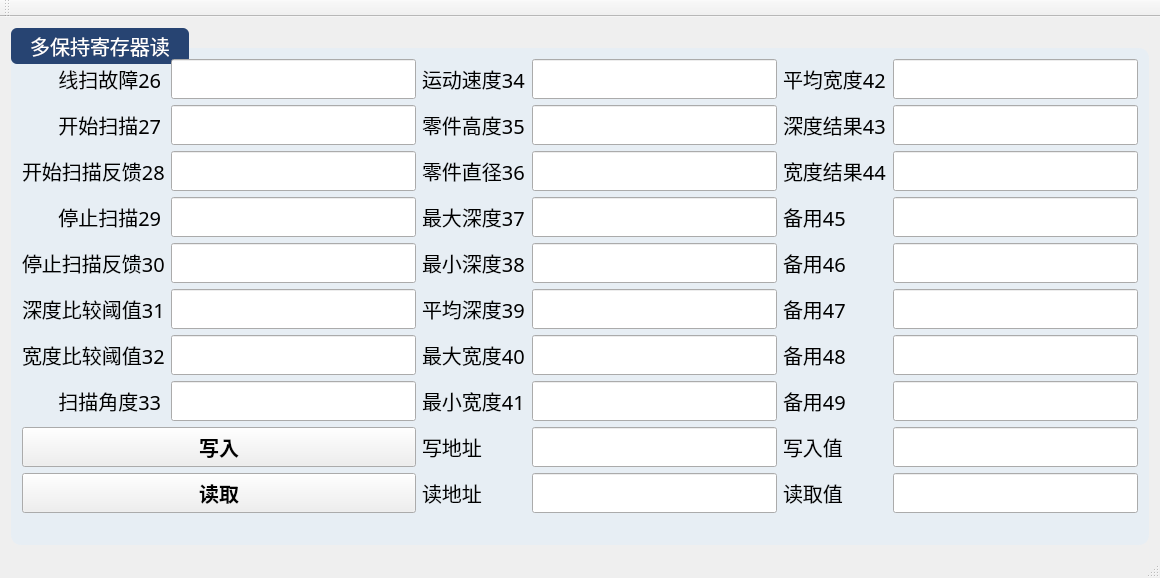
<?xml version="1.0" encoding="UTF-8"?>
<ui version="4.0">
 <class>CommunicationClass</class>
 <widget class="QMainWindow" name="CommunicationClass">
  <property name="geometry">
   <rect>
    <x>0</x>
    <y>0</y>
    <width>1160</width>
    <height>578</height>
   </rect>
  </property>
  <property name="windowTitle">
   <string>Communication</string>
  </property>
  <widget class="QWidget" name="centralWidget">
   <layout class="QGridLayout" name="gridLayout">
    <item row="0" column="0">
     <widget class="QGroupBox" name="groupBox_8">
      <property name="sizePolicy">
       <sizepolicy hsizetype="Expanding" vsizetype="Expanding">
        <horstretch>0</horstretch>
        <verstretch>0</verstretch>
       </sizepolicy>
      </property>
      <property name="minimumSize">
       <size>
        <width>0</width>
        <height>40</height>
       </size>
      </property>
      <property name="font">
       <font>
        <family>微软雅黑</family>
        <pointsize>15</pointsize>
        <weight>50</weight>
        <bold>false</bold>
       </font>
      </property>
      <property name="styleSheet">
       <string notr="true">QGroupBox {
    border: 2px solid qlineargradient(x1:0, y1:0, x2:1, y2:1,
                                      stop:0 #5A81A8, stop:1 #274472); /* 工业蓝渐变 */
    border-radius: 10px;
    background-color: rgba(230, 238, 245, 90%); /* 浅蓝灰，清爽专业 */
    margin-top: 20px;
}

QGroupBox::title {
    color: #FFFFFF;
    background-color: #274472; /* 深钢蓝，科技感强 */
    font: 75 12pt &quot;Microsoft YaHei UI&quot;;
    subcontrol-origin: margin;
    subcontrol-position: top left;
    padding: 4px 16px;
    border-radius: 6px;
}

/* 禁用状态 */
QGroupBox:disabled {
    border-color: #A5B7C6;  /* 工业蓝灰 */
    color: #95A5A6;
}

QGroupBox QCheckBox {
    color: #274472; /* 深钢蓝，与标题呼应 */
}
</string>
      </property>
      <property name="title">
       <string>多保持寄存器读</string>
      </property>
      <layout class="QGridLayout" name="gridLayout_15">
       <item row="0" column="0">
        <widget class="QLabel" name="label_29">
         <property name="minimumSize">
          <size>
           <width>0</width>
           <height>40</height>
          </size>
         </property>
         <property name="font">
          <font>
           <family>微软雅黑</family>
           <pointsize>15</pointsize>
           <weight>50</weight>
           <bold>false</bold>
          </font>
         </property>
         <property name="text">
          <string>       线扫故障26</string>
         </property>
        </widget>
       </item>
       <item row="0" column="1">
        <widget class="QLineEdit" name="editReadRegisterValue1">
         <property name="minimumSize">
          <size>
           <width>0</width>
           <height>40</height>
          </size>
         </property>
         <property name="font">
          <font>
           <family>微软雅黑</family>
           <pointsize>15</pointsize>
           <weight>50</weight>
           <bold>false</bold>
          </font>
         </property>
        </widget>
       </item>
       <item row="0" column="2">
        <widget class="QLabel" name="label_39">
         <property name="minimumSize">
          <size>
           <width>0</width>
           <height>40</height>
          </size>
         </property>
         <property name="font">
          <font>
           <family>微软雅黑</family>
           <pointsize>15</pointsize>
           <weight>50</weight>
           <bold>false</bold>
          </font>
         </property>
         <property name="text">
          <string>运动速度34</string>
         </property>
        </widget>
       </item>
       <item row="0" column="3">
        <widget class="QLineEdit" name="editReadRegisterValue9">
         <property name="minimumSize">
          <size>
           <width>0</width>
           <height>40</height>
          </size>
         </property>
         <property name="font">
          <font>
           <family>微软雅黑</family>
           <pointsize>15</pointsize>
           <weight>50</weight>
           <bold>false</bold>
          </font>
         </property>
        </widget>
       </item>
       <item row="0" column="4">
        <widget class="QLabel" name="label_63">
         <property name="minimumSize">
          <size>
           <width>0</width>
           <height>40</height>
          </size>
         </property>
         <property name="font">
          <font>
           <family>微软雅黑</family>
           <pointsize>15</pointsize>
           <weight>50</weight>
           <bold>false</bold>
          </font>
         </property>
         <property name="text">
          <string>平均宽度42</string>
         </property>
        </widget>
       </item>
       <item row="0" column="5">
        <widget class="QLineEdit" name="editReadRegisterValue17">
         <property name="minimumSize">
          <size>
           <width>0</width>
           <height>40</height>
          </size>
         </property>
         <property name="font">
          <font>
           <family>微软雅黑</family>
           <pointsize>15</pointsize>
           <weight>50</weight>
           <bold>false</bold>
          </font>
         </property>
        </widget>
       </item>
       <item row="1" column="0">
        <widget class="QLabel" name="label_28">
         <property name="minimumSize">
          <size>
           <width>0</width>
           <height>40</height>
          </size>
         </property>
         <property name="font">
          <font>
           <family>微软雅黑</family>
           <pointsize>15</pointsize>
           <weight>50</weight>
           <bold>false</bold>
          </font>
         </property>
         <property name="text">
          <string>       开始扫描27</string>
         </property>
        </widget>
       </item>
       <item row="1" column="1">
        <widget class="QLineEdit" name="editReadRegisterValue2">
         <property name="minimumSize">
          <size>
           <width>0</width>
           <height>40</height>
          </size>
         </property>
         <property name="font">
          <font>
           <family>微软雅黑</family>
           <pointsize>15</pointsize>
           <weight>50</weight>
           <bold>false</bold>
          </font>
         </property>
        </widget>
       </item>
       <item row="1" column="2">
        <widget class="QLabel" name="label_40">
         <property name="minimumSize">
          <size>
           <width>0</width>
           <height>40</height>
          </size>
         </property>
         <property name="font">
          <font>
           <family>微软雅黑</family>
           <pointsize>15</pointsize>
           <weight>50</weight>
           <bold>false</bold>
          </font>
         </property>
         <property name="text">
          <string>零件高度35</string>
         </property>
        </widget>
       </item>
       <item row="1" column="3">
        <widget class="QLineEdit" name="editReadRegisterValue10">
         <property name="minimumSize">
          <size>
           <width>0</width>
           <height>40</height>
          </size>
         </property>
         <property name="font">
          <font>
           <family>微软雅黑</family>
           <pointsize>15</pointsize>
           <weight>50</weight>
           <bold>false</bold>
          </font>
         </property>
        </widget>
       </item>
       <item row="1" column="4">
        <widget class="QLabel" name="label_64">
         <property name="minimumSize">
          <size>
           <width>0</width>
           <height>40</height>
          </size>
         </property>
         <property name="font">
          <font>
           <family>微软雅黑</family>
           <pointsize>15</pointsize>
           <weight>50</weight>
           <bold>false</bold>
          </font>
         </property>
         <property name="text">
          <string>深度结果43</string>
         </property>
        </widget>
       </item>
       <item row="1" column="5">
        <widget class="QLineEdit" name="editReadRegisterValue18">
         <property name="minimumSize">
          <size>
           <width>0</width>
           <height>40</height>
          </size>
         </property>
         <property name="font">
          <font>
           <family>微软雅黑</family>
           <pointsize>15</pointsize>
           <weight>50</weight>
           <bold>false</bold>
          </font>
         </property>
        </widget>
       </item>
       <item row="2" column="0">
        <widget class="QLabel" name="label_33">
         <property name="minimumSize">
          <size>
           <width>0</width>
           <height>40</height>
          </size>
         </property>
         <property name="font">
          <font>
           <family>微软雅黑</family>
           <pointsize>15</pointsize>
           <weight>50</weight>
           <bold>false</bold>
          </font>
         </property>
         <property name="text">
          <string>开始扫描反馈28</string>
         </property>
        </widget>
       </item>
       <item row="2" column="1">
        <widget class="QLineEdit" name="editReadRegisterValue3">
         <property name="minimumSize">
          <size>
           <width>0</width>
           <height>40</height>
          </size>
         </property>
         <property name="font">
          <font>
           <family>微软雅黑</family>
           <pointsize>15</pointsize>
           <weight>50</weight>
           <bold>false</bold>
          </font>
         </property>
        </widget>
       </item>
       <item row="2" column="2">
        <widget class="QLabel" name="label_41">
         <property name="minimumSize">
          <size>
           <width>0</width>
           <height>40</height>
          </size>
         </property>
         <property name="font">
          <font>
           <family>微软雅黑</family>
           <pointsize>15</pointsize>
           <weight>50</weight>
           <bold>false</bold>
          </font>
         </property>
         <property name="text">
          <string>零件直径36</string>
         </property>
        </widget>
       </item>
       <item row="2" column="3">
        <widget class="QLineEdit" name="editReadRegisterValue11">
         <property name="minimumSize">
          <size>
           <width>0</width>
           <height>40</height>
          </size>
         </property>
         <property name="font">
          <font>
           <family>微软雅黑</family>
           <pointsize>15</pointsize>
           <weight>50</weight>
           <bold>false</bold>
          </font>
         </property>
        </widget>
       </item>
       <item row="2" column="4">
        <widget class="QLabel" name="label_67">
         <property name="minimumSize">
          <size>
           <width>0</width>
           <height>40</height>
          </size>
         </property>
         <property name="font">
          <font>
           <family>微软雅黑</family>
           <pointsize>15</pointsize>
           <weight>50</weight>
           <bold>false</bold>
          </font>
         </property>
         <property name="text">
          <string>宽度结果44</string>
         </property>
        </widget>
       </item>
       <item row="2" column="5">
        <widget class="QLineEdit" name="editReadRegisterValue19">
         <property name="minimumSize">
          <size>
           <width>0</width>
           <height>40</height>
          </size>
         </property>
         <property name="font">
          <font>
           <family>微软雅黑</family>
           <pointsize>15</pointsize>
           <weight>50</weight>
           <bold>false</bold>
          </font>
         </property>
        </widget>
       </item>
       <item row="3" column="0">
        <widget class="QLabel" name="label_34">
         <property name="minimumSize">
          <size>
           <width>0</width>
           <height>40</height>
          </size>
         </property>
         <property name="font">
          <font>
           <family>微软雅黑</family>
           <pointsize>15</pointsize>
           <weight>50</weight>
           <bold>false</bold>
          </font>
         </property>
         <property name="text">
          <string>       停止扫描29</string>
         </property>
        </widget>
       </item>
       <item row="3" column="1">
        <widget class="QLineEdit" name="editReadRegisterValue4">
         <property name="minimumSize">
          <size>
           <width>0</width>
           <height>40</height>
          </size>
         </property>
         <property name="font">
          <font>
           <family>微软雅黑</family>
           <pointsize>15</pointsize>
           <weight>50</weight>
           <bold>false</bold>
          </font>
         </property>
        </widget>
       </item>
       <item row="3" column="2">
        <widget class="QLabel" name="label_42">
         <property name="minimumSize">
          <size>
           <width>0</width>
           <height>40</height>
          </size>
         </property>
         <property name="font">
          <font>
           <family>微软雅黑</family>
           <pointsize>15</pointsize>
           <weight>50</weight>
           <bold>false</bold>
          </font>
         </property>
         <property name="text">
          <string>最大深度37</string>
         </property>
        </widget>
       </item>
       <item row="3" column="3">
        <widget class="QLineEdit" name="editReadRegisterValue12">
         <property name="minimumSize">
          <size>
           <width>0</width>
           <height>40</height>
          </size>
         </property>
         <property name="font">
          <font>
           <family>微软雅黑</family>
           <pointsize>15</pointsize>
           <weight>50</weight>
           <bold>false</bold>
          </font>
         </property>
        </widget>
       </item>
       <item row="3" column="4">
        <widget class="QLabel" name="label_66">
         <property name="minimumSize">
          <size>
           <width>0</width>
           <height>40</height>
          </size>
         </property>
         <property name="font">
          <font>
           <family>微软雅黑</family>
           <pointsize>15</pointsize>
           <weight>50</weight>
           <bold>false</bold>
          </font>
         </property>
         <property name="text">
          <string>备用45</string>
         </property>
        </widget>
       </item>
       <item row="3" column="5">
        <widget class="QLineEdit" name="editReadRegisterValue20">
         <property name="minimumSize">
          <size>
           <width>0</width>
           <height>40</height>
          </size>
         </property>
         <property name="font">
          <font>
           <family>微软雅黑</family>
           <pointsize>15</pointsize>
           <weight>50</weight>
           <bold>false</bold>
          </font>
         </property>
        </widget>
       </item>
       <item row="4" column="0">
        <widget class="QLabel" name="label_35">
         <property name="minimumSize">
          <size>
           <width>0</width>
           <height>40</height>
          </size>
         </property>
         <property name="font">
          <font>
           <family>微软雅黑</family>
           <pointsize>15</pointsize>
           <weight>50</weight>
           <bold>false</bold>
          </font>
         </property>
         <property name="text">
          <string>停止扫描反馈30</string>
         </property>
        </widget>
       </item>
       <item row="4" column="1">
        <widget class="QLineEdit" name="editReadRegisterValue5">
         <property name="minimumSize">
          <size>
           <width>0</width>
           <height>40</height>
          </size>
         </property>
         <property name="font">
          <font>
           <family>微软雅黑</family>
           <pointsize>15</pointsize>
           <weight>50</weight>
           <bold>false</bold>
          </font>
         </property>
        </widget>
       </item>
       <item row="4" column="2">
        <widget class="QLabel" name="label_43">
         <property name="minimumSize">
          <size>
           <width>0</width>
           <height>40</height>
          </size>
         </property>
         <property name="font">
          <font>
           <family>微软雅黑</family>
           <pointsize>15</pointsize>
           <weight>50</weight>
           <bold>false</bold>
          </font>
         </property>
         <property name="text">
          <string>最小深度38</string>
         </property>
        </widget>
       </item>
       <item row="4" column="3">
        <widget class="QLineEdit" name="editReadRegisterValue13">
         <property name="minimumSize">
          <size>
           <width>0</width>
           <height>40</height>
          </size>
         </property>
         <property name="font">
          <font>
           <family>微软雅黑</family>
           <pointsize>15</pointsize>
           <weight>50</weight>
           <bold>false</bold>
          </font>
         </property>
        </widget>
       </item>
       <item row="4" column="4">
        <widget class="QLabel" name="label_65">
         <property name="minimumSize">
          <size>
           <width>0</width>
           <height>40</height>
          </size>
         </property>
         <property name="font">
          <font>
           <family>微软雅黑</family>
           <pointsize>15</pointsize>
           <weight>50</weight>
           <bold>false</bold>
          </font>
         </property>
         <property name="text">
          <string>备用46</string>
         </property>
        </widget>
       </item>
       <item row="4" column="5">
        <widget class="QLineEdit" name="editReadRegisterValue21">
         <property name="minimumSize">
          <size>
           <width>0</width>
           <height>40</height>
          </size>
         </property>
         <property name="font">
          <font>
           <family>微软雅黑</family>
           <pointsize>15</pointsize>
           <weight>50</weight>
           <bold>false</bold>
          </font>
         </property>
        </widget>
       </item>
       <item row="5" column="0">
        <widget class="QLabel" name="label_36">
         <property name="minimumSize">
          <size>
           <width>0</width>
           <height>40</height>
          </size>
         </property>
         <property name="font">
          <font>
           <family>微软雅黑</family>
           <pointsize>15</pointsize>
           <weight>50</weight>
           <bold>false</bold>
          </font>
         </property>
         <property name="text">
          <string>深度比较阈值31</string>
         </property>
        </widget>
       </item>
       <item row="5" column="1">
        <widget class="QLineEdit" name="editReadRegisterValue6">
         <property name="minimumSize">
          <size>
           <width>0</width>
           <height>40</height>
          </size>
         </property>
         <property name="font">
          <font>
           <family>微软雅黑</family>
           <pointsize>15</pointsize>
           <weight>50</weight>
           <bold>false</bold>
          </font>
         </property>
        </widget>
       </item>
       <item row="5" column="2">
        <widget class="QLabel" name="label_44">
         <property name="minimumSize">
          <size>
           <width>0</width>
           <height>40</height>
          </size>
         </property>
         <property name="font">
          <font>
           <family>微软雅黑</family>
           <pointsize>15</pointsize>
           <weight>50</weight>
           <bold>false</bold>
          </font>
         </property>
         <property name="text">
          <string>平均深度39</string>
         </property>
        </widget>
       </item>
       <item row="5" column="3">
        <widget class="QLineEdit" name="editReadRegisterValue14">
         <property name="minimumSize">
          <size>
           <width>0</width>
           <height>40</height>
          </size>
         </property>
         <property name="font">
          <font>
           <family>微软雅黑</family>
           <pointsize>15</pointsize>
           <weight>50</weight>
           <bold>false</bold>
          </font>
         </property>
        </widget>
       </item>
       <item row="5" column="4">
        <widget class="QLabel" name="label_68">
         <property name="minimumSize">
          <size>
           <width>0</width>
           <height>40</height>
          </size>
         </property>
         <property name="font">
          <font>
           <family>微软雅黑</family>
           <pointsize>15</pointsize>
           <weight>50</weight>
           <bold>false</bold>
          </font>
         </property>
         <property name="text">
          <string>备用47</string>
         </property>
        </widget>
       </item>
       <item row="5" column="5">
        <widget class="QLineEdit" name="editReadRegisterValue22">
         <property name="minimumSize">
          <size>
           <width>0</width>
           <height>40</height>
          </size>
         </property>
         <property name="font">
          <font>
           <family>微软雅黑</family>
           <pointsize>15</pointsize>
           <weight>50</weight>
           <bold>false</bold>
          </font>
         </property>
        </widget>
       </item>
       <item row="6" column="0">
        <widget class="QLabel" name="label_37">
         <property name="minimumSize">
          <size>
           <width>0</width>
           <height>40</height>
          </size>
         </property>
         <property name="font">
          <font>
           <family>微软雅黑</family>
           <pointsize>15</pointsize>
           <weight>50</weight>
           <bold>false</bold>
          </font>
         </property>
         <property name="text">
          <string>宽度比较阈值32</string>
         </property>
        </widget>
       </item>
       <item row="6" column="1">
        <widget class="QLineEdit" name="editReadRegisterValue7">
         <property name="minimumSize">
          <size>
           <width>0</width>
           <height>40</height>
          </size>
         </property>
         <property name="font">
          <font>
           <family>微软雅黑</family>
           <pointsize>15</pointsize>
           <weight>50</weight>
           <bold>false</bold>
          </font>
         </property>
        </widget>
       </item>
       <item row="6" column="2">
        <widget class="QLabel" name="label_45">
         <property name="minimumSize">
          <size>
           <width>0</width>
           <height>40</height>
          </size>
         </property>
         <property name="font">
          <font>
           <family>微软雅黑</family>
           <pointsize>15</pointsize>
           <weight>50</weight>
           <bold>false</bold>
          </font>
         </property>
         <property name="text">
          <string>最大宽度40</string>
         </property>
        </widget>
       </item>
       <item row="6" column="3">
        <widget class="QLineEdit" name="editReadRegisterValue15">
         <property name="minimumSize">
          <size>
           <width>0</width>
           <height>40</height>
          </size>
         </property>
         <property name="font">
          <font>
           <family>微软雅黑</family>
           <pointsize>15</pointsize>
           <weight>50</weight>
           <bold>false</bold>
          </font>
         </property>
        </widget>
       </item>
       <item row="6" column="4">
        <widget class="QLabel" name="label_69">
         <property name="minimumSize">
          <size>
           <width>0</width>
           <height>40</height>
          </size>
         </property>
         <property name="font">
          <font>
           <family>微软雅黑</family>
           <pointsize>15</pointsize>
           <weight>50</weight>
           <bold>false</bold>
          </font>
         </property>
         <property name="text">
          <string>备用48</string>
         </property>
        </widget>
       </item>
       <item row="6" column="5">
        <widget class="QLineEdit" name="editReadRegisterValue23">
         <property name="minimumSize">
          <size>
           <width>0</width>
           <height>40</height>
          </size>
         </property>
         <property name="font">
          <font>
           <family>微软雅黑</family>
           <pointsize>15</pointsize>
           <weight>50</weight>
           <bold>false</bold>
          </font>
         </property>
        </widget>
       </item>
       <item row="7" column="0">
        <widget class="QLabel" name="label_38">
         <property name="minimumSize">
          <size>
           <width>0</width>
           <height>40</height>
          </size>
         </property>
         <property name="font">
          <font>
           <family>微软雅黑</family>
           <pointsize>15</pointsize>
           <weight>50</weight>
           <bold>false</bold>
          </font>
         </property>
         <property name="text">
          <string>       扫描角度33</string>
         </property>
        </widget>
       </item>
       <item row="7" column="1">
        <widget class="QLineEdit" name="editReadRegisterValue8">
         <property name="minimumSize">
          <size>
           <width>0</width>
           <height>40</height>
          </size>
         </property>
         <property name="font">
          <font>
           <family>微软雅黑</family>
           <pointsize>15</pointsize>
           <weight>50</weight>
           <bold>false</bold>
          </font>
         </property>
        </widget>
       </item>
       <item row="7" column="2">
        <widget class="QLabel" name="label_46">
         <property name="minimumSize">
          <size>
           <width>0</width>
           <height>40</height>
          </size>
         </property>
         <property name="font">
          <font>
           <family>微软雅黑</family>
           <pointsize>15</pointsize>
           <weight>50</weight>
           <bold>false</bold>
          </font>
         </property>
         <property name="text">
          <string>最小宽度41</string>
         </property>
        </widget>
       </item>
       <item row="7" column="3">
        <widget class="QLineEdit" name="editReadRegisterValue16">
         <property name="minimumSize">
          <size>
           <width>0</width>
           <height>40</height>
          </size>
         </property>
         <property name="font">
          <font>
           <family>微软雅黑</family>
           <pointsize>15</pointsize>
           <weight>50</weight>
           <bold>false</bold>
          </font>
         </property>
        </widget>
       </item>
       <item row="7" column="4">
        <widget class="QLabel" name="label_70">
         <property name="minimumSize">
          <size>
           <width>0</width>
           <height>40</height>
          </size>
         </property>
         <property name="font">
          <font>
           <family>微软雅黑</family>
           <pointsize>15</pointsize>
           <weight>50</weight>
           <bold>false</bold>
          </font>
         </property>
         <property name="text">
          <string>备用49</string>
         </property>
        </widget>
       </item>
       <item row="7" column="5">
        <widget class="QLineEdit" name="editReadRegisterValue24">
         <property name="minimumSize">
          <size>
           <width>0</width>
           <height>40</height>
          </size>
         </property>
         <property name="font">
          <font>
           <family>微软雅黑</family>
           <pointsize>15</pointsize>
           <weight>50</weight>
           <bold>false</bold>
          </font>
         </property>
        </widget>
       </item>
       <item row="8" column="2">
        <widget class="QLabel" name="label_12">
         <property name="minimumSize">
          <size>
           <width>0</width>
           <height>40</height>
          </size>
         </property>
         <property name="font">
          <font>
           <family>微软雅黑</family>
           <pointsize>15</pointsize>
           <weight>50</weight>
           <bold>false</bold>
          </font>
         </property>
         <property name="text">
          <string>写地址</string>
         </property>
        </widget>
       </item>
       <item row="8" column="3">
        <widget class="QLineEdit" name="editWriteAdress">
         <property name="minimumSize">
          <size>
           <width>0</width>
           <height>40</height>
          </size>
         </property>
         <property name="font">
          <font>
           <family>微软雅黑</family>
           <pointsize>15</pointsize>
           <weight>50</weight>
           <bold>false</bold>
          </font>
         </property>
        </widget>
       </item>
       <item row="8" column="4">
        <widget class="QLabel" name="label_13">
         <property name="minimumSize">
          <size>
           <width>96</width>
           <height>40</height>
          </size>
         </property>
         <property name="font">
          <font>
           <family>微软雅黑</family>
           <pointsize>15</pointsize>
           <weight>50</weight>
           <bold>false</bold>
          </font>
         </property>
         <property name="text">
          <string>写入值</string>
         </property>
        </widget>
       </item>
       <item row="8" column="5">
        <widget class="QLineEdit" name="editWriteValue">
         <property name="minimumSize">
          <size>
           <width>0</width>
           <height>40</height>
          </size>
         </property>
         <property name="font">
          <font>
           <family>微软雅黑</family>
           <pointsize>15</pointsize>
           <weight>50</weight>
           <bold>false</bold>
          </font>
         </property>
        </widget>
       </item>
       <item row="9" column="2">
        <widget class="QLabel" name="label_14">
         <property name="minimumSize">
          <size>
           <width>0</width>
           <height>40</height>
          </size>
         </property>
         <property name="font">
          <font>
           <family>微软雅黑</family>
           <pointsize>15</pointsize>
           <weight>50</weight>
           <bold>false</bold>
          </font>
         </property>
         <property name="text">
          <string>读地址</string>
         </property>
        </widget>
       </item>
       <item row="9" column="3">
        <widget class="QLineEdit" name="editReadAdress">
         <property name="minimumSize">
          <size>
           <width>0</width>
           <height>40</height>
          </size>
         </property>
         <property name="font">
          <font>
           <family>微软雅黑</family>
           <pointsize>15</pointsize>
           <weight>50</weight>
           <bold>false</bold>
          </font>
         </property>
         <property name="text">
          <string/>
         </property>
        </widget>
       </item>
       <item row="9" column="4">
        <widget class="QLabel" name="label_15">
         <property name="minimumSize">
          <size>
           <width>96</width>
           <height>40</height>
          </size>
         </property>
         <property name="font">
          <font>
           <family>微软雅黑</family>
           <pointsize>15</pointsize>
           <weight>50</weight>
           <bold>false</bold>
          </font>
         </property>
         <property name="text">
          <string>读取值</string>
         </property>
        </widget>
       </item>
       <item row="9" column="5">
        <widget class="QLineEdit" name="editReadValue">
         <property name="minimumSize">
          <size>
           <width>0</width>
           <height>40</height>
          </size>
         </property>
         <property name="font">
          <font>
           <family>微软雅黑</family>
           <pointsize>15</pointsize>
           <weight>50</weight>
           <bold>false</bold>
          </font>
         </property>
         <property name="text">
          <string/>
         </property>
        </widget>
       </item>
       <item row="10" column="0">
        <spacer name="verticalSpacer_3">
         <property name="orientation">
          <enum>Qt::Vertical</enum>
         </property>
         <property name="sizeHint" stdset="0">
          <size>
           <width>20</width>
           <height>40</height>
          </size>
         </property>
        </spacer>
       </item>
       <item row="8" column="0" colspan="2">
        <widget class="QPushButton" name="btnWriteReister">
         <property name="minimumSize">
          <size>
           <width>0</width>
           <height>40</height>
          </size>
         </property>
         <property name="font">
          <font>
           <pointsize>15</pointsize>
           <weight>75</weight>
           <bold>true</bold>
          </font>
         </property>
         <property name="text">
          <string>写入</string>
         </property>
        </widget>
       </item>
       <item row="9" column="0" colspan="2">
        <widget class="QPushButton" name="btnReadReister">
         <property name="minimumSize">
          <size>
           <width>0</width>
           <height>40</height>
          </size>
         </property>
         <property name="font">
          <font>
           <pointsize>15</pointsize>
           <weight>75</weight>
           <bold>true</bold>
          </font>
         </property>
         <property name="text">
          <string>读取</string>
         </property>
        </widget>
       </item>
      </layout>
     </widget>
    </item>
   </layout>
  </widget>
  <widget class="QMenuBar" name="menuBar">
   <property name="geometry">
    <rect>
     <x>0</x>
     <y>0</y>
     <width>1160</width>
     <height>23</height>
    </rect>
   </property>
  </widget>
  <widget class="QToolBar" name="mainToolBar">
   <attribute name="toolBarArea">
    <enum>TopToolBarArea</enum>
   </attribute>
   <attribute name="toolBarBreak">
    <bool>false</bool>
   </attribute>
  </widget>
  <widget class="QStatusBar" name="statusBar"/>
 </widget>
 <layoutdefault spacing="6" margin="11"/>
 <resources/>
 <connections/>
</ui>
